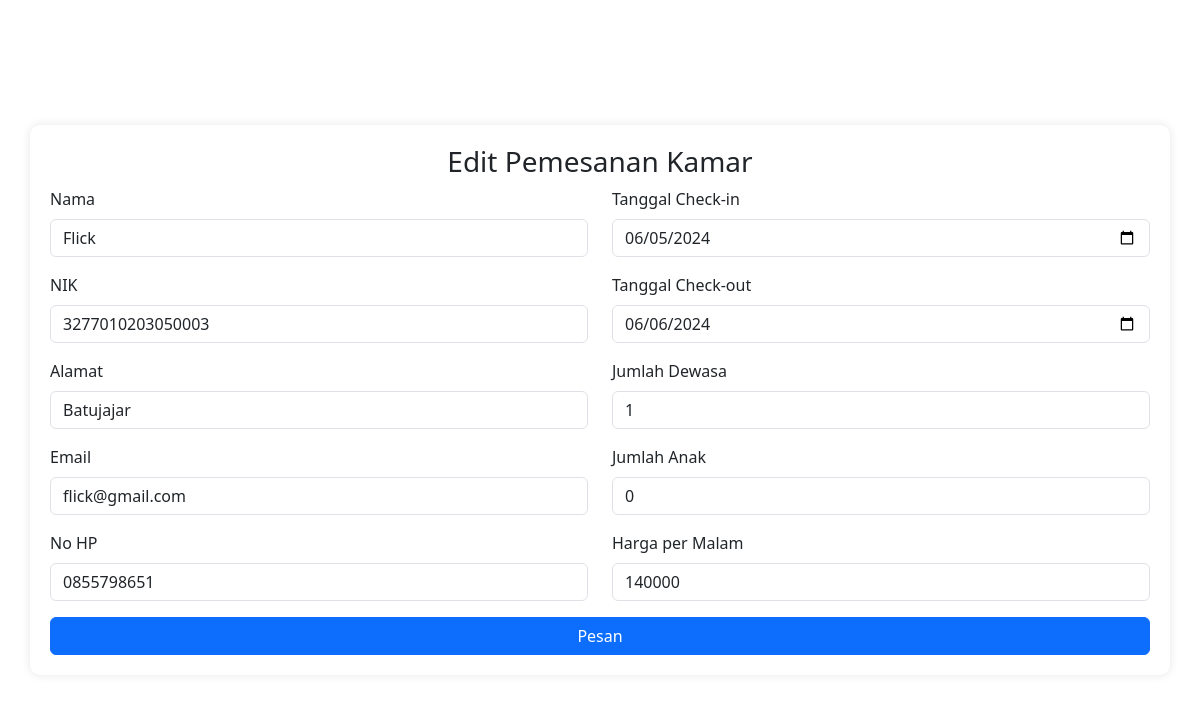
The page /user/edit_pemesanan.php?id_pemesanan=OXO-050624-0001 on the database its author committed.
### tables this page shows
CREATE TABLE `pemesanan` (
  `id_pemesanan` varchar(255) NOT NULL,
  `id_pelanggan` int(11) NOT NULL,
  `id_kamar` int(11) NOT NULL,
  `tanggal_pesan` date NOT NULL,
  `tanggal_checkin` date NOT NULL,
  `tanggal_checkout` date NOT NULL,
  `jumlah_dewasa` int(11) NOT NULL,
  `jumlah_anak` int(11) NOT NULL,
  `total_biaya` int(11) NOT NULL
);

CREATE TABLE `pelanggan` (
  `id_pelanggan` int(11) NOT NULL,
  `nama` varchar(50) NOT NULL,
  `nik` varchar(16) NOT NULL,
  `alamat` varchar(50) NOT NULL,
  `email` varchar(20) NOT NULL,
  `no_hp` varchar(20) NOT NULL
);

CREATE TABLE `kamar` (
  `id_kamar` int(11) NOT NULL,
  `no_kamar` varchar(25) NOT NULL,
  `tipe_kamar` varchar(25) NOT NULL,
  `harga` int(11) NOT NULL,
  `image` varchar(255) NOT NULL,
  `status` varchar(25) NOT NULL
);

### user/edit_pemesanan.php (the view, shortened to what this page needs)
<?php
include '../config.php';
$id_pemesanan = $_GET['id_pemesanan'];
$query_pemesanan = "
    SELECT p.*, k.no_kamar, k.tipe_kamar, k.harga, pel.nama, pel.nik, pel.alamat, pel.email, pel.no_hp
    FROM pemesanan p
    JOIN kamar k ON p.id_kamar = k.id_kamar
    JOIN pelanggan pel ON p.id_pelanggan = pel.id_pelanggan
    WHERE p.id_pemesanan = '$id_pemesanan'
";
$result_pemesanan = mysqli_query($conn, $query_pemesanan);
$pemesanan = mysqli_fetch_assoc($result_pemesanan);
?>
<!DOCTYPE html>
<html>
<head>
    <link href="https://cdn.lineicons.com/4.0/lineicons.css" rel="stylesheet" />
    <link href="https://cdn.jsdelivr.net/npm/bootstrap@5.3.2/dist/css/bootstrap.min.css" rel="stylesheet" />
</head>
<body>
    <div class="container mt-5 bg-white mb-5">
        <h3 class="text-center">Edit Pemesanan Kamar</h3>
        <form id="formPemesanan" action="edit_pemesanan_action.php" method="POST">
            <div class="row">
                <div class="col-md-6">
                    <div class="mb-3">
                        <label for="nama" class="form-label">Nama</label>
                        <input type="text" class="form-control" id="nama" name="nama" value="<?= $pemesanan['nama'] ?>" required>
                    </div>
                    <div class="mb-3">
                        <label for="nik" class="form-label">NIK</label>
                        <input type="text" class="form-control" id="nik" name="nik" value="<?= $pemesanan['nik'] ?>" required>
                    </div>
                    <div class="mb-3">
                        <label for="alamat" class="form-label">Alamat</label>
                        <input type="text" class="form-control" id="alamat" name="alamat" value="<?= $pemesanan['alamat'] ?>" required>
                    </div>
                    <div class="mb-3">
                        <label for="email" class="form-label">Email</label>
                        <input type="email" class="form-control" id="email" name="email" value="<?= $pemesanan['email'] ?>" required>
                    </div>
                    <div class="mb-3">
                        <label for="no_hp" class="form-label">No HP</label>
                        <input type="text" class="form-control" id="no_hp" name="no_hp" value="<?= $pemesanan['no_hp'] ?>" required>
                    </div>
                </div>
                <div class="col-md-6">
                    <div class="mb-3">
                        <label for="tanggal_checkin" class="form-label">Tanggal Check-in</label>
                        <input type="date" class="form-control" id="tanggal_checkin" name="tanggal_checkin" value="<?= $pemesanan['tanggal_checkin'] ?>" required>
                    </div>
                    <div class="mb-3">
                        <label for="tanggal_checkout" class="form-label">Tanggal Check-out</label>
                        <input type="date" class="form-control" id="tanggal_checkout" name="tanggal_checkout" value="<?= $pemesanan['tanggal_checkout'] ?>" required>
                    </div>
                    <div class="mb-3">
                        <label for="jumlah_dewasa" class="form-label">Jumlah Dewasa</label>
                        <input type="number" class="form-control" id="jumlah_dewasa" name="jumlah_dewasa" value="<?= $pemesanan['jumlah_dewasa'] ?>" min="1" required>
                    </div>
                    <div class="mb-3">
                        <label for="jumlah_anak" class="form-label">Jumlah Anak</label>
                        <input type="number" class="form-control" id="jumlah_anak" name="jumlah_anak" value="<?= $pemesanan['jumlah_anak'] ?>" min="0">
                    </div>
                    <div class="mb-3">
                        <label for="harga" class="form-label">Harga per Malam</label>
                        <input type="number" name="harga" class="form-control" id="harga" value="<?= $pemesanan['harga'] ?>" required readonly />
                    </div>
                </div>
            </div>
            <button type="submit" class="btn btn-primary w-100">Pesan</button>
        </form>
    </div>
</body>
</html>

### user/edit_pemesanan.php (style rules this page uses)
body { background-image: url('img/bg1.png'); background-size: cover; background-position: center; background-repeat: no-repeat; height: 100vh; margin: 0; display: flex; align-items: center; justify-content: center; }
.container { background-color: rgba(255, 255, 255, 0.8); padding: 20px; border-radius: 10px; box-shadow: 0 0 10px rgba(0, 0, 0, 0.1); }

### rows shown on the page
pemesanan: nama "Flick", nik "3277010203050003", alamat "Batujajar", email "flick@gmail.com", no_hp "0855798651", tanggal_checkin "06/05/2024", tanggal_checkout "06/06/2024", jumlah_dewasa "1", jumlah_anak "0", harga "140000"
